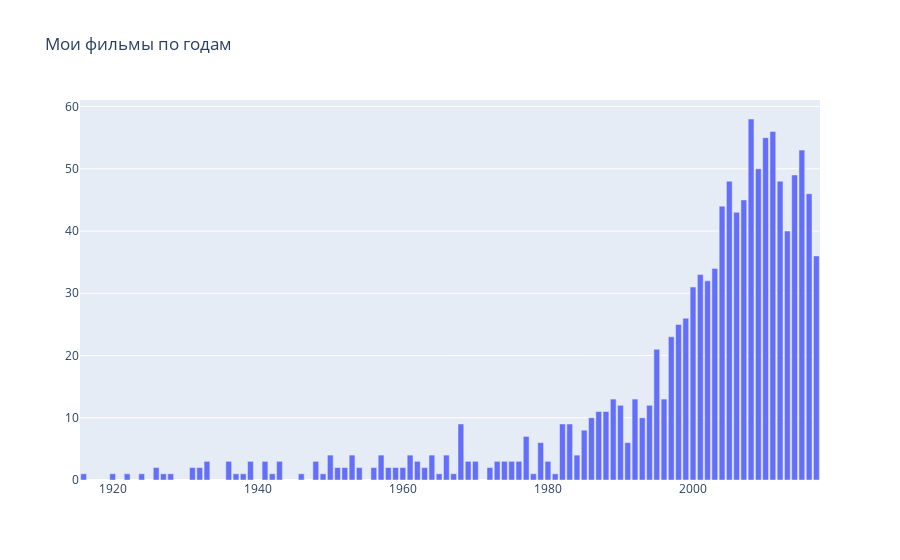

The notebook cell saved with this chart:
### Code cell
trace = go.Bar(x = count_year_my.year, y = count_year_my.movieId)

layout = go.Layout(title='Мои фильмы по годам')

fig = go.Figure(data = [trace], layout = layout)
iplot(fig)

### Figure 1 — Plotly figure (JSON) as saved in the notebook; plotly's stock layout.template omitted (floating-point values rounded to 4 significant figures)
{"data": [{"type": "bar", "x": ["1916", "1920", "1922", "1924", "1926", "1927", "1928", "1931", "1932", "1933", "1936", "1937", "1938", "1939", "1941", "1942", "1943", "1946", "1948", "1949", "1950", "1951", "1952", "1953", "1954", "1956", "1957", "1958", "1959", "1960", "1961", "1962", "1963", "1964", "1965", "1966", "1967", "1968", "1969", "1970", "1972", "1973", "1974", "1975", "1976", "1977", "1978", "1979", "1980", "1981", "1982", "1983", "1984", "1985", "1986", "1987", "1988", "1989", "1990", "1991", "1992", "1993", "1994", "1995", "1996", "1997", "1998", "1999", "2000", "2001", "2002", "2003", "2004", "2005", "2006", "2007", "2008", "2009", "2010", "2011", "2012", "2013", "2014", "2015", "2016", "2017"], "y": [1, 1, 1, 1, 2, 1, 1, 2, 2, 3, 3, 1, 1, 3, 3, 1, 3, 1, 3, 1, 4, 2, 2, 4, 2, 2, 4, 2, 2, 2, 4, 3, 2, 4, 1, 4, 1, 9, 3, 3, 2, 3, 3, 3, 3, 7, 1, 6, 3, 1, 9, 9, 4, 8, 10, 11, 11, 13, 12, 6, 13, 10, 12, 21, 13, 23, 25, 26, 31, 33, 32, 34, 44, 48, 43, 45, 58, 50, 55, 56, 48, 40, 49, 53, 46, 36]}], "layout": {"title": {"text": "Мои фильмы по годам"}}}
